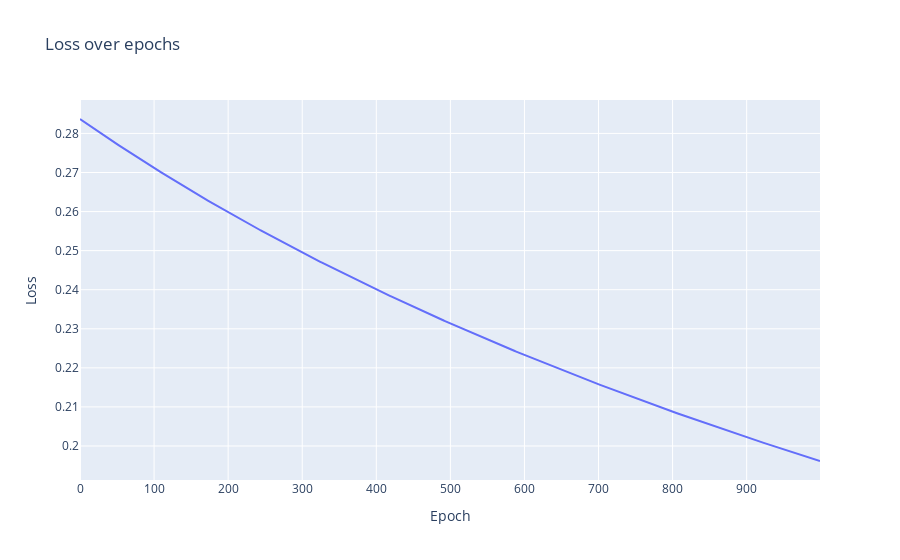

Source (notebook cell):
### Markdown cell above
## Plot train loss vs epochs

### Code cell
# plotting the loss
losses = []

for epoch in range(epochs):
    for batch_sentences, batch_labels in loader:
        predictions = []
        real = []
        for sentence, label in zip(batch_sentences, batch_labels):
            for window, word_label in zip(sentence, label):
                predictions.append(model(window))
                real.append(word_label)

        predictions, real = torch.stack(predictions), torch.stack(real).unsqueeze(1).float()

        optimizer.zero_grad()
        loss = criterion(predictions, real)
        loss.backward()
        optimizer.step()

    losses.append(loss.item())

fig = go.Figure()
fig.add_trace(go.Scatter(x=list(range(len(losses))), y=losses, mode='lines'))
fig.update_layout(title='Loss over epochs', xaxis_title='Epoch', yaxis_title='Loss')
fig.show()

### Figure 1 — Plotly figure (JSON) as saved in the notebook; plotly's stock layout.template omitted (floating-point values rounded to 4 significant figures; data arrays with more than 128 entries replaced by an {"elided": "..."} marker saying what was removed)
{"data": [{"mode": "lines", "type": "scatter", "x": {"elided": "1000 int values"}, "y": {"elided": "1000 float values"}}], "layout": {"title": {"text": "Loss over epochs"}, "xaxis": {"title": {"text": "Epoch"}}, "yaxis": {"title": {"text": "Loss"}}}}
